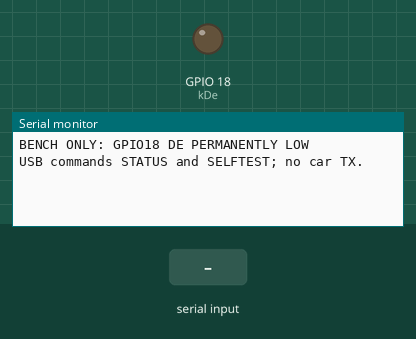
Bench run of a sketch on a simulated ESP32. On the bench: output pins drawn as LEDs (lit = HIGH), the last lines printed to the serial monitor. The test bench sets the inputs (shaded band).

Above: at 1.4 s.
1.5 s: "STATUS\n" received over Serial
At 2.2 s:
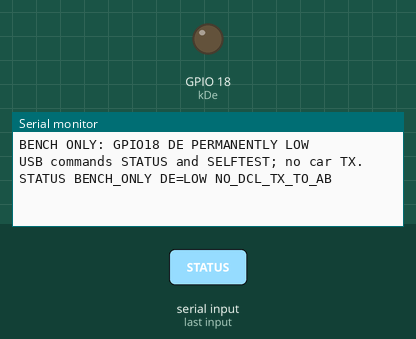
3.0 s: "SELFTEST\n" received over Serial
At 5.1 s:
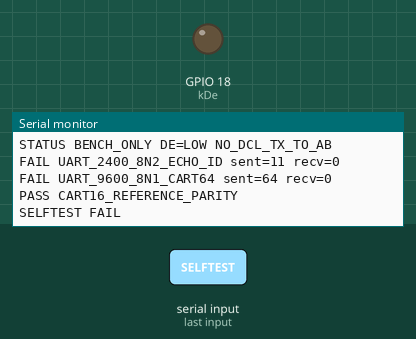
5.4 s: "1\n" received over Serial
At 6.3 s:
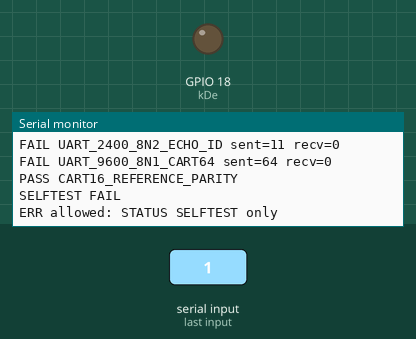

Measured:
- after the input at 1.5 s, the serial monitor: prints a new line at once (image 1)
- after the input at 3.0 s, the serial monitor: prints a new line after 0.45 s (image 2)
- after the input at 5.4 s, the serial monitor: prints a new line at once (image 3)

The sketch:

dcl_readiness_bench.ino
```cpp
#include <Arduino.h>
#include <driver/uart.h>
#include <cstring>

// BENCH ONLY: UART2 digital internal loopback. No RS485 driver enable, EVER.
// This validates the exact ESP32 UART hardware at 2400 8N2 and 9600 8N1.
// It does NOT test the MAX487 A/B physical pins or car-side bus electricals.
namespace {
HardwareSerial Dcl(2);
constexpr int kRx = 16;
constexpr int kTx = 17;
constexpr int kDe = 18;
constexpr uint8_t kEcho[11] = {0, 0, 0, 0, 0, 1, 0x82, 0, 0, 0, 0x83};
constexpr uint32_t kTimeoutMs = 450;
constexpr size_t kMaxBytes = 64;

// No call ever sets this pin HIGH. External 10k resistor required as well.
void disableBusDriver() {
  digitalWrite(kDe, LOW);
  pinMode(kDe, OUTPUT);
}

bool uartTrial(const uint8_t* expected, size_t length, uint32_t baud,
               uint32_t format, const char* name) {
  disableBusDriver();
  Dcl.end();
  Dcl.setRxBufferSize(1024);
  Dcl.begin(baud, format, kRx, kTx);
  const esp_err_t loopStatus = uart_set_loop_back(UART_NUM_2, true);
  if (loopStatus != ESP_OK) {
    Serial.print(F("FAIL "));
    Serial.print(name);
    Serial.println(F(" internal UART loopback unavailable"));
    return false;
  }
  while (Dcl.available() > 0) (void)Dcl.read();
  uint8_t received[kMaxBytes] = {};
  size_t count = 0;
  const size_t submitted = Dcl.write(expected, length);
  Dcl.flush();
  const uint32_t start = millis();
  while (millis() - start < kTimeoutMs && count < length) {
    const int value = Dcl.read();
    if (value < 0) {
      delay(1);
      continue;
    }
    received[count++] = static_cast<uint8_t>(value);
  }
  (void)uart_set_loop_back(UART_NUM_2, false);
  Dcl.end();
  disableBusDriver();
  const bool pass = submitted == length && count == length &&
                    memcmp(expected, received, length) == 0;
  Serial.print(pass ? F("PASS ") : F("FAIL "));
  Serial.print(name);
  Serial.print(F(" sent="));
  Serial.print(submitted);
  Serial.print(F(" recv="));
  Serial.println(count);
  return pass;
}

void runTests() {
  uint8_t cart[kMaxBytes] = {};
  for (uint8_t i = 0; i < 16; ++i) {
    cart[i * 4 + 3] = ((i ^ 0x0A) << 4) | i;
  }
  const bool hello = uartTrial(kEcho, sizeof(kEcho), 2400, SERIAL_8N2,
                               "UART_2400_8N2_ECHO_ID");
  const bool cartResult = uartTrial(cart, sizeof(cart), 9600, SERIAL_8N1,
                                    "UART_9600_8N1_CART64");
  // Validate every sync and parity ID in the host-visible vector as well.
  bool parity = true;
  for (uint8_t i = 0; i < 16; ++i) {
    const size_t base = i * 4;
    parity &= cart[base] == 0 && cart[base + 1] == 0 &&
              cart[base + 2] == 0 &&
              cart[base + 3] == static_cast<uint8_t>(((i ^ 0x0A) << 4) | i);
  }
  Serial.println(parity ? F("PASS CART16_REFERENCE_PARITY")
                       : F("FAIL CART16_REFERENCE_PARITY"));
  Serial.print(F("SELFTEST "));
  Serial.println(hello && cartResult && parity ? F("PASS") : F("FAIL"));
  disableBusDriver();
}

char line[32] = {};
size_t count = 0;
void onCommand() {
  if (!strcmp(line, "STATUS")) {
    Serial.println(F("STATUS BENCH_ONLY DE=LOW NO_DCL_TX_TO_AB"));
  } else if (!strcmp(line, "SELFTEST")) {
    runTests();
  } else {
    Serial.println(F("ERR allowed: STATUS SELFTEST only"));
  }
}
}  // namespace

void setup() {
  disableBusDriver();
  Serial.begin(115200);
  delay(250);
  Serial.println(F("BENCH ONLY: GPIO18 DE PERMANENTLY LOW"));
  Serial.println(F("USB commands STATUS and SELFTEST; no car TX."));
}

void loop() {
  // DE was configured LOW at boot and is never asserted by this sketch.
  // Avoid repeatedly reconfiguring the GPIO on every CPU iteration.
  while (Serial.available()) {
    const char c = static_cast<char>(Serial.read());
    if (c == '\n' || c == '\r') {
      if (count) {
        line[count] = '\0';
        onCommand();
        count = 0;
      }
    } else if (count < sizeof(line) - 1) {
      line[count++] = c;
    } else {
      count = 0;
      Serial.println(F("ERR input overflow"));
    }
  }
}
```
